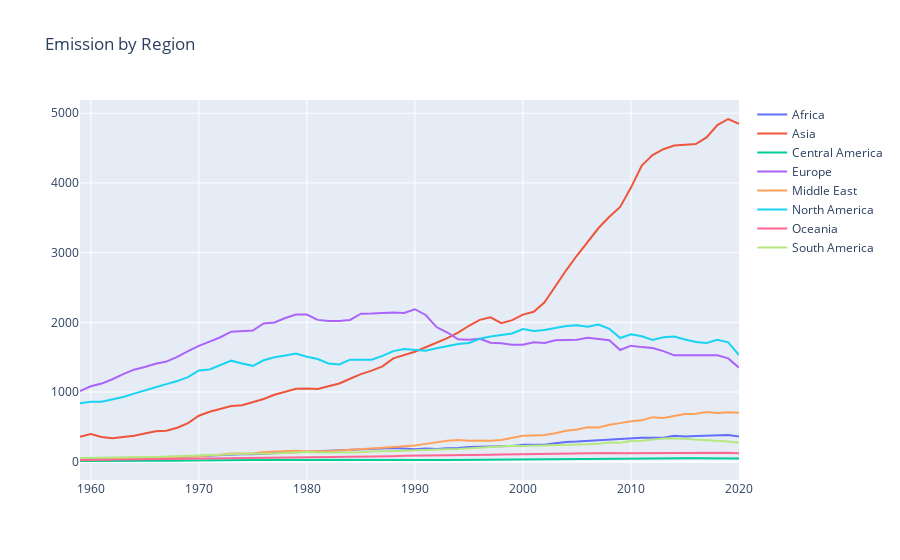

This figure's notebook cell:
### Code cell
trace000 = go.Scatter(x=region.Year, y=region["Africa"], name="Africa")
trace111 = go.Scatter(x=region.Year, y=region["Asia"], name="Asia")
trace222 = go.Scatter(x=region.Year, y=region["Central America"], name="Central America")
trace333 = go.Scatter(x=region.Year, y=region["Europe"], name="Europe")
trace444 = go.Scatter(x=region.Year, y=region["Middle East"], name="Middle East")
trace555 = go.Scatter(x=region.Year, y=region["North America"], name="North America")
trace666 = go.Scatter(x=region.Year, y=region["Oceania"], name="Oceania")
trace777 = go.Scatter(x=region.Year, y=region["South America"], name="South America")

link = [trace000, trace111, trace222, trace333, trace444, trace555, trace666, trace777]
layout = {"title": "Emission by Region"}

fig = go.Figure(data=link, layout=layout)

iplot(fig, show_link=False)
